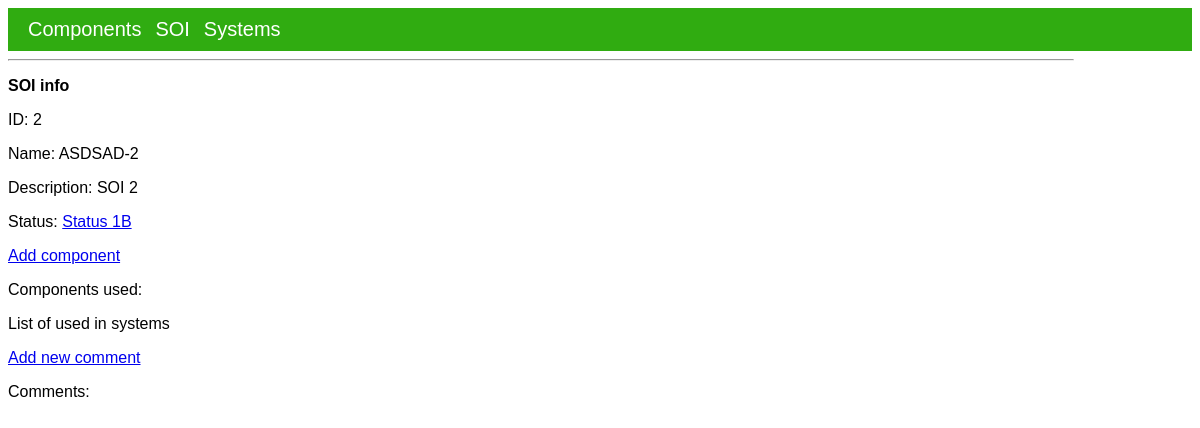
The page /soi_view/2 on the database as committed earlier.
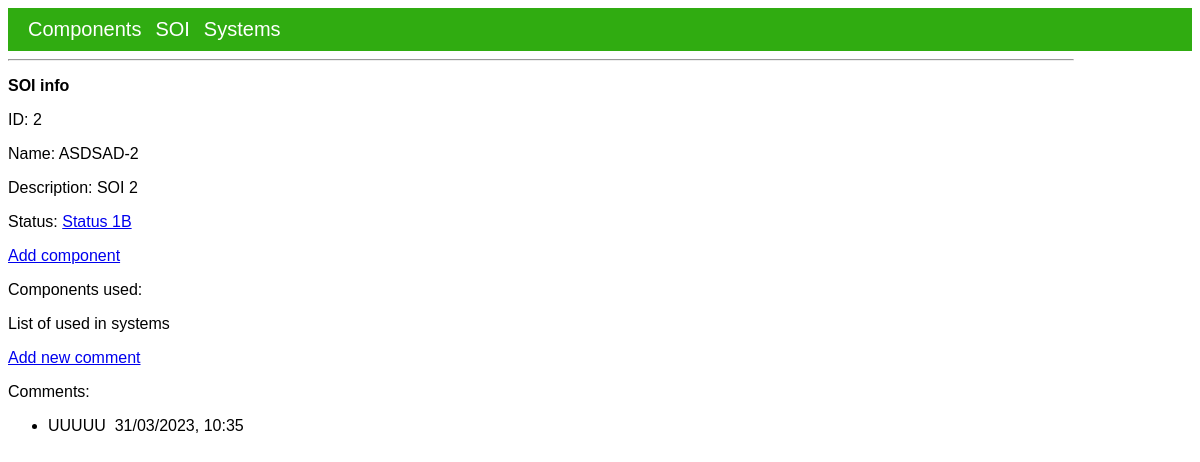
The same page on the database as committed later.
### app/models.py (models this page shows)
class SoiComment(db.Model):
    soi_comment_id = db.Column(db.Integer, primary_key=True)
    what_soi_id = db.Column(db.Integer, db.ForeignKey("soi.soi_id"))
    soi_comment_text = db.Column(db.String(160))
    timestamp_soi_comment = db.Column(db.DateTime, index=True, default=datetime.utcnow)

### app/routes.py (the view)
@app.route("/soi_view/<soi_id>", methods=["GET", "POST"])
def soi_view(soi_id):
    soi = SOI.query.get(soi_id)
    comments_list = SoiComment.query.filter_by(what_soi_id=soi_id).order_by(
        SoiComment.soi_comment_id.desc()
    )
    component_used = ComponentSoi.query.filter_by(what_soi_joint=soi_id).all()
    component_used = [
        Component.query.filter_by(component_id=x.what_comp_joint).first().component_name
        for x in component_used
    ]
    return render_template(
        "view/soi_view.html",
        title=f"{soi.soi_name}",
        soi=soi,
        comments_list=comments_list,
        component_used=component_used,
    )

### app/templates/view/soi_view.html (shortened to what this page needs)
{% extends "base.html" %}
{% block content %}
<body>
    <b>SOI info</b>
    <p>ID: {{ soi.soi_id }}</p>
    <p>Name: {{ soi.soi_name }}</p>
    <p>Description: {{ soi.soi_description}}</p>
    <p>Status: <a href="{{ url_for('soi_change_status', soi_id=soi.soi_id) }}">{{ soi.soi_status }}</a></p>
    <a href="{{ url_for('add_comp_soi', soi_id=soi.soi_id) }}">Add component</a>
    <p>Components used:</p>
    <p>List of used in systems</p>
    <a href="{{ url_for('add_soi_comment', soi_id=soi.soi_id) }}">Add new comment</a>
    <p>Comments:</p>
    <ul>
        {% for comment in comments_list %}
        <li>
            {{ comment.soi_comment_text }}&nbsp
            {{ comment.timestamp_soi_comment.strftime("%d/%m/%Y, %H:%M") }}
        </li>
        {% endfor %}
    </ul>
</body>
{% endblock %}

Rows that differ between the two databases and show on the page:
added SoiComment: soi_comment_text "UUUUU", timestamp_soi_comment "31/03/2023, 10:35"
